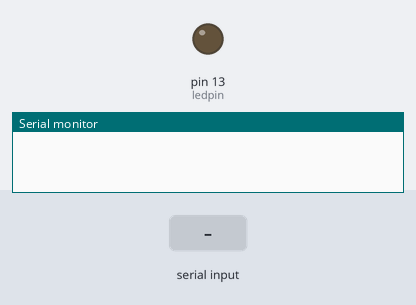
This sketch was run on a simulated Arduino Uno, built with avr-gcc and run on an emulated ATmega328P. On the bench: output pins drawn as LEDs (lit = HIGH), the last lines printed to the serial monitor. Inputs (shaded band) come from the test bench.

Above: at 1.2 s.
1.3 s: "1" received over Serial
At 2.1 s:
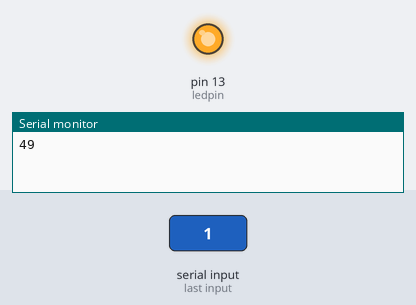
2.8 s: "0" received over Serial
At 3.3 s:
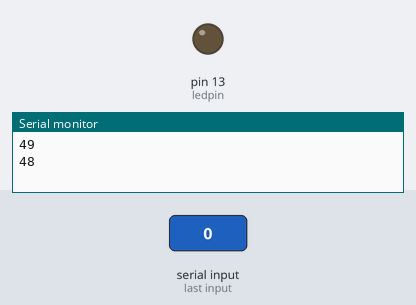
Timing chart, 0 to 5.8 s (numbered marks = the images above; inputs shaded):
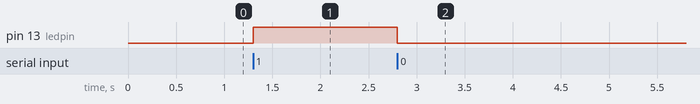

The sketch:

bluetoothled.ino
```cpp
#include <SoftwareSerial.h>
//SoftwareSerial BTSerial(10, 11); // RX | TX
int ledpin=13;

void setup()
{
 Serial.begin(9600);
 //Serial.println("Enter AT commands:");
 //BTSerial.begin(38400); // HC-05 default speed in AT command more
 pinMode(ledpin,OUTPUT);
}
void loop()
{
 // Keep reading from HC-05 and send to Arduino Serial Monitor
 //if (Serial.available())
 //Serial.write(Serial.read());
 // Keep reading from Arduino Serial Monitor and send to HC-05
 if (Serial.available())
 {
    int x=Serial.read();
    Serial.println(x);
    if(x==49)
    {
      digitalWrite(ledpin,HIGH);
    }
    else
    {
      digitalWrite(ledpin,LOW);
    }
 }
}
```

Measured:
- after the input at 1.3 s, pin 13 (ledpin): LOW → HIGH at once
- after the input at 2.8 s, pin 13 (ledpin): HIGH → LOW at once
